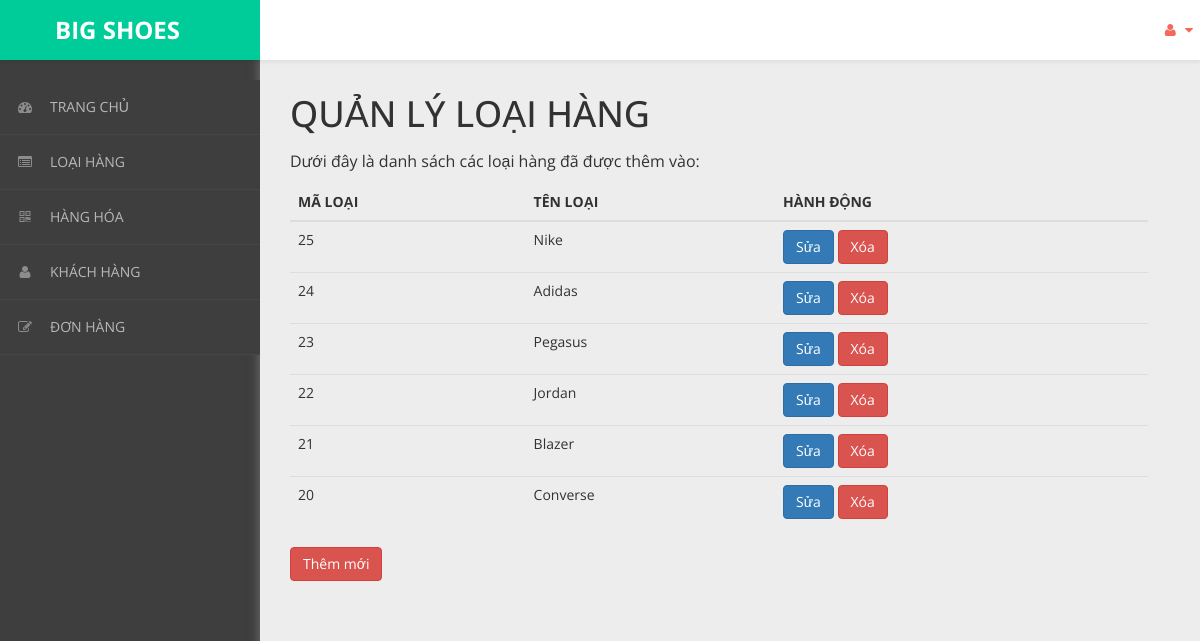
Before: /admin/content/loai-hang/loai-hang-list.php with the older database file.
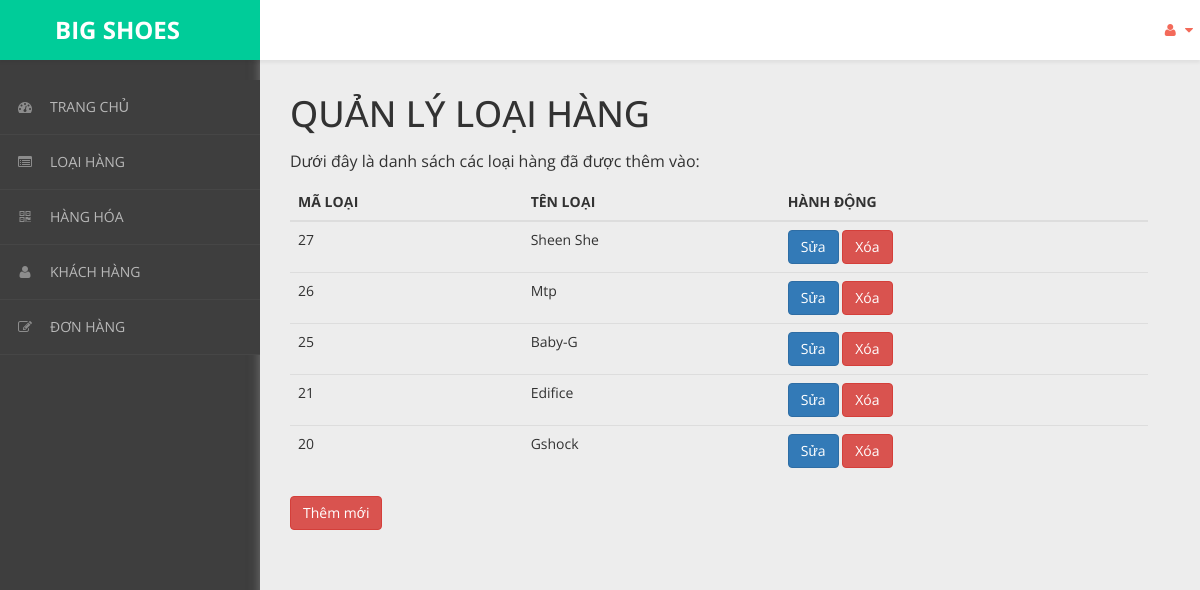
After: the same page with the newer database file.
### tables this page shows
CREATE TABLE `loai_hang` (
  `ma_loai` int(11) NOT NULL,
  `ten_loai` varchar(50) NOT NULL
);

### admin/dao/pdo.php (called while the page is built, shortened)
<?php
    function pdo_get_connection(){
        $pdo = new PDO("mysql:host=localhost;dbname=bigshoes",'root','');
        $pdo->setAttribute(PDO::ATTR_ERRMODE, PDO::ERRMODE_EXCEPTION);
        return $pdo;
    }
    function pdo_query($sql){
        $sql_args = array_slice(func_get_args(),1);
        try{
            $conn = pdo_get_connection();
            $stmt = $conn ->prepare($sql);
            $stmt -> execute($sql_args);
            $rows = $stmt -> fetchAll();
            return $rows;
        }catch(PDOException $e){
            throw $e;
        }finally{
            unset($conn);
        }
    }
    ?>

### admin/dao/loai-hang.php (called while the page is built, shortened)
<?php
    require_once ('pdo.php');
    function loai_hang_select_all(){
        $sql = "SELECT * FROM loai_hang ORDER BY ma_loai DESC";
        return pdo_query($sql);
    }
?>

### admin/content/loai-hang/loai-hang-list.php (the view, shortened to what this page needs)
<!DOCTYPE html>
<html xmlns="http://www.w3.org/1999/xhtml">
<head>
    <link href="../../../css/admin/css/bootstrap.css" rel="stylesheet" />
    <link href="../../../css/admin/css/font-awesome.css" rel="stylesheet" />
    <link href="../../../css/admin/css/custom-styles.css" rel="stylesheet" />
</head>
<body>
    <div id="wrapper">
        <nav class="navbar navbar-default top-navbar" role="navigation">
            <div class="navbar-header">
                <a class="navbar-brand" href="../../../../bigshoes/trang-chinh/" style="background:#00CC99;">
                    <strong style="margin-left: 40px;">BIG SHOES</strong></a>
            </div>
            <ul class="nav navbar-top-links navbar-right">
                <li class="dropdown">
                    <a class="dropdown-toggle" data-toggle="dropdown" href="#" aria-expanded="false">
                        <i class="fa fa-user fa-fw"></i> <i class="fa fa-caret-down"></i>
                    </a>
                </li>
            </ul>
        </nav>
        <nav class="navbar-default navbar-side" role="navigation">
            <div class="sidebar-collapse">
                <ul class="nav" id="main-menu">
                    <li>
                        <a href="../thong-ke/thong-ke-list.php"><i class="fa fa-dashboard"></i>TRANG CHỦ</a>
                    </li>
                    <li>
                        <a href="../loai-hang/loai-hang-list.php"><i class="fa fa-list-alt" aria-hidden="true"></i>LOẠI HÀNG</a>
                    </li>
                    <li>
                        <a href="../hang-hoa/hang-hoa-list.php"><i class="fa fa-qrcode"></i>HÀNG HÓA</a>
                    </li>
                    <li>
                        <a href="../khach-hang/khach-hang-list.php"><i class="fa fa-user"></i>KHÁCH HÀNG</a>
                    </li>
                    <li>
                        <a href="../hoa-don/hoa-don-list.php"><i class="fa fa-edit"></i>ĐƠN HÀNG</a>
                    </li>
                </ul>
            </div>
        </nav>
        <div id="page-wrapper">
            <div class="header">
                <div class="page-header">
                    <h1>QUẢN LÝ LOẠI HÀNG</h1>
                    <p>Dưới đây là danh sách các loại hàng đã được thêm vào:</p>
                    <?php
                    require_once('../../dao/loai-hang.php');
                    $items = loai_hang_select_all();
                    ?>
                    <table class="table table-hover">
                        <thead>
                            <tr>
                                <th>MÃ LOẠI</th>
                                <th>TÊN LOẠI</th>
                                <th>HÀNH ĐỘNG</th>
                            </tr>
                        </thead>
                        <tbody>
                            <?php foreach ($items as $item) {
                                extract($item);
                            ?>
                                <tr>
                                    <td><?= $ma_loai ?></td>
                                    <td><?= $ten_loai ?></td>
                                    <td>
                                        <a href="loai-hang-update.php?ma_loai=<?= $ma_loai ?>"><button class="btn btn-primary">Sửa</button></a>
                                        <a onclick="return confirm('Bạn có chắc chắn muốn xóa ?')" href="loai-hang-delete.php?ma_loai=<?= $ma_loai ?>"><button class="btn btn-danger">Xóa</button></a>
                                    </td>
                                </tr>
                            <?php } ?>
                        </tbody>
                    </table>
                    <a href="../../content/loai-hang/loai-hang-new.php"><button class="btn btn-danger">Thêm mới</button></a>
                </div>
            </div>
        </div>
    </div>
</body>
</html>

Changed rows visible on the page:
removed loai_hang: ma_loai "24", ten_loai "Adidas"
removed loai_hang: ma_loai "23", ten_loai "Pegasus"
removed loai_hang: ma_loai "22", ten_loai "Jordan"
added loai_hang: ma_loai "27", ten_loai "Sheen She"
added loai_hang: ma_loai "26", ten_loai "Mtp"
changed loai_hang id 25: ten_loai "Nike" → "Baby-G"
changed loai_hang id 21: ten_loai "Blazer" → "Edifice"
changed loai_hang id 20: ten_loai "Converse" → "Gshock"
